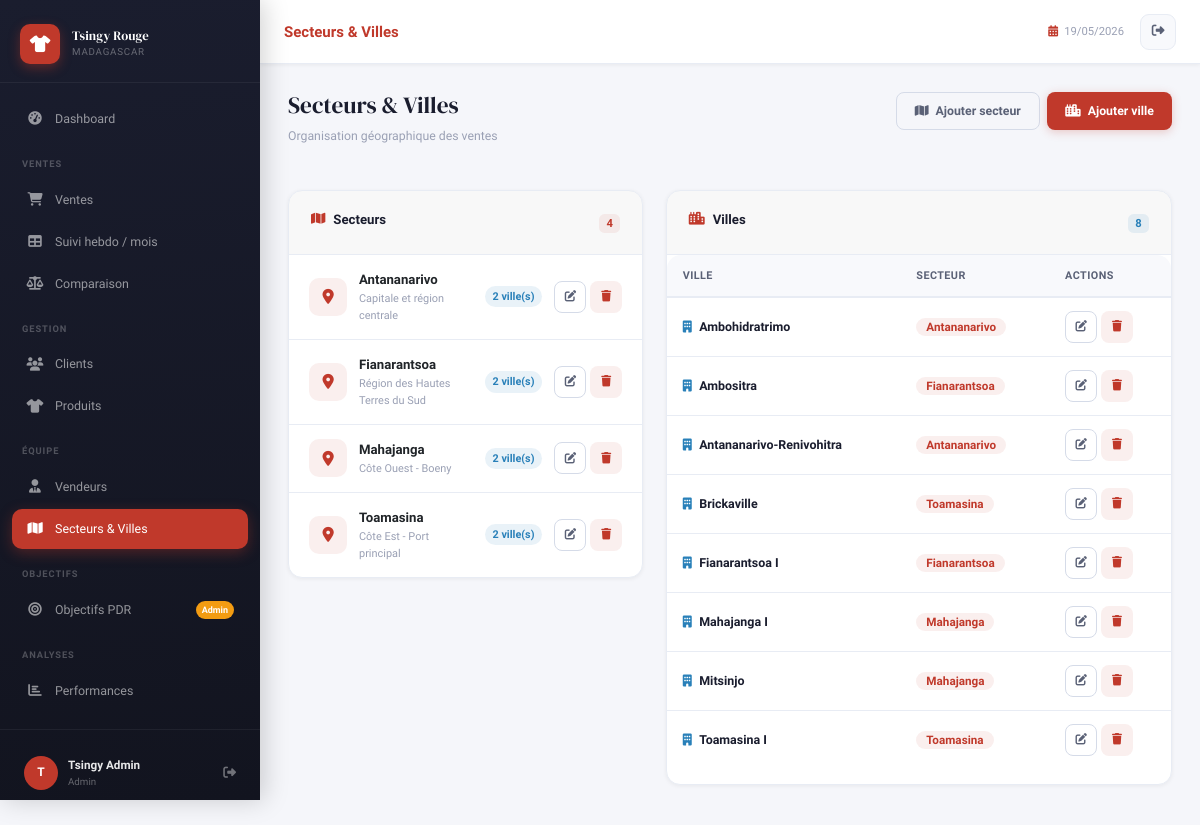
The app's page /index.php?page=secteurs (signed in), older data.
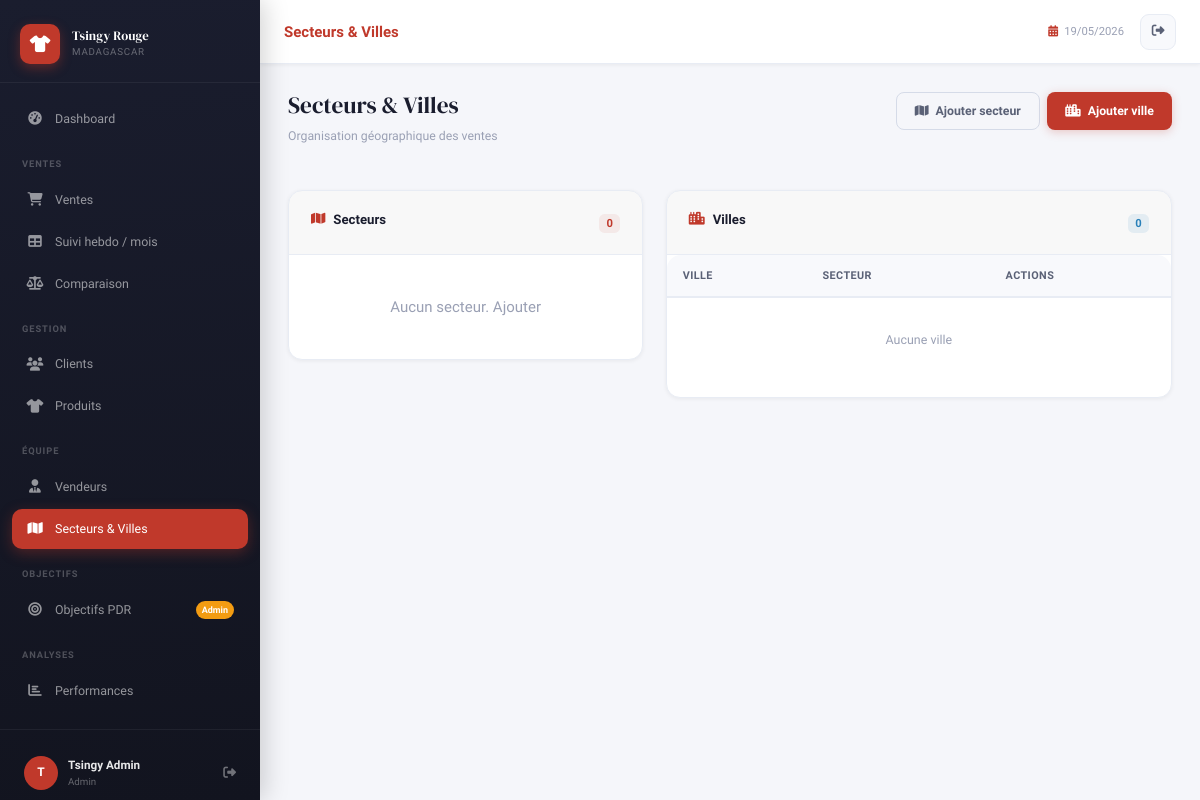
The same page, newer data.
### tables this page shows
CREATE TABLE IF NOT EXISTS `secteurs` (
  `id`          INT UNSIGNED AUTO_INCREMENT PRIMARY KEY,
  `nom`         VARCHAR(150) NOT NULL,
  `description` TEXT,
  `created_at`  TIMESTAMP DEFAULT CURRENT_TIMESTAMP
);

CREATE TABLE IF NOT EXISTS `villes` (
  `id`         INT UNSIGNED AUTO_INCREMENT PRIMARY KEY,
  `nom`        VARCHAR(150) NOT NULL,
  `secteur_id` INT UNSIGNED NOT NULL,
  `created_at` TIMESTAMP DEFAULT CURRENT_TIMESTAMP,
  CONSTRAINT `fk_villes_secteur` FOREIGN KEY (`secteur_id`) REFERENCES `secteurs`(`id`) ON DELETE RESTRICT ON UPDATE CASCADE
);

### helpers/functions.php (called while the page is built, shortened)
<?php
require_once __DIR__ . '/../config/database.php';
function e(string $val): string {
    return htmlspecialchars($val, ENT_QUOTES, 'UTF-8');
}
function current_user(): array {
    return [
        'id'    => $_SESSION['user_id']    ?? null,
        'nom'   => $_SESSION['user_nom']   ?? '',
        'role'  => $_SESSION['user_role']  ?? '',
        'email' => $_SESSION['user_email'] ?? '',
    ];
}

### config/database.php (called while the page is built, shortened)
<?php
function getDB(): PDO {
    static $pdo = null;
    if ($pdo === null) {
        $dsn = "mysql:host=".DB_HOST.";dbname=".DB_NAME.";charset=".DB_CHARSET;
        $options = [
            PDO::ATTR_ERRMODE            => PDO::ERRMODE_EXCEPTION,
            PDO::ATTR_DEFAULT_FETCH_MODE => PDO::FETCH_ASSOC,
            PDO::ATTR_EMULATE_PREPARES   => false,
        ];
        try {
            $pdo = new PDO($dsn, DB_USER, DB_PASS, $options);
        } catch (PDOException $e) {
            die('<div style="font-family:sans-serif;padding:40px;color:#c0392b;">
                <h2>⚠️ Connexion base de données impossible</h2>
                <p>Vérifiez <code>config/database.php</code> (DB_USER, DB_PASS, DB_NAME)</p>
                <small>'.htmlspecialchars($e->getMessage()).'</small>
            </div>');
        }
    }
    return $pdo;
}

### models/Models.php (called while the page is built, shortened)
<?php
class SecteurModel {
    private PDO $db;
    public function __construct() { $this->db = getDB(); }
    public function getAll(): array {
        return $this->db->query("SELECT s.*, COUNT(v.id) AS nb_villes FROM secteurs s LEFT JOIN villes v ON v.secteur_id=s.id GROUP BY s.id ORDER BY s.nom")->fetchAll();
    }
}
class VilleModel {
    private PDO $db;
    public function __construct() { $this->db = getDB(); }
    public function getAll(): array {
        return $this->db->query("SELECT v.*, s.nom AS secteur_nom FROM villes v JOIN secteurs s ON s.id=v.secteur_id ORDER BY v.nom")->fetchAll();
    }
}

### views/secteurs/index.php (the view, shortened to what this page needs)
<?php
$page_title = 'Secteurs & Villes';
$secteurModel = new SecteurModel();
$villeModel   = new VilleModel();
$secteurs = $secteurModel->getAll();
$villes   = $villeModel->getAll();
include __DIR__ . '/../layouts/header.php';
include __DIR__ . '/../layouts/sidebar.php';
?>
<div class="main-content">
<?php include __DIR__ . '/../layouts/topbar.php'; ?>
<div class="page-content">
  <div class="page-header">
    <div>
      <h1 class="page-title">Secteurs & Villes</h1>
      <p class="page-subtitle">Organisation géographique des ventes</p>
    </div>
    <div class="d-flex gap-2">
      <button class="btn btn-outline" data-bs-toggle="modal" data-bs-target="#modalSecteur">
        <i class="fas fa-map"></i> Ajouter secteur
      </button>
      <button class="btn btn-primary" data-bs-toggle="modal" data-bs-target="#modalVille">
        <i class="fas fa-city"></i> Ajouter ville
      </button>
    </div>
  </div>
  <div class="row g-4">
    <div class="col-xl-5 fade-up">
      <div class="card">
        <div class="card-header">
          <div class="card-title"><i class="fas fa-map"></i> Secteurs</div>
          <span class="badge" style="background:var(--primary-soft);color:var(--primary);font-weight:700;">
            <?= count($secteurs) ?>
          </span>
        </div>
        <div class="card-body" style="padding:0;">
          <?php if (empty($secteurs)): ?>
          <div style="text-align:center;padding:40px;color:var(--text-muted);">
            Aucun secteur. <a href="#" data-bs-toggle="modal" data-bs-target="#modalSecteur">Ajouter</a>
          </div>
          <?php else: ?>
          <div style="display:flex;flex-direction:column;gap:0;">
            <?php foreach ($secteurs as $i => $s): ?>
            <div style="padding:14px 20px;display:flex;align-items:center;gap:12px;
                        border-bottom:<?= $i < count($secteurs)-1 ? '1px solid var(--border)' : 'none' ?>;
                        transition:var(--transition);"
                 onmouseover="this.style.background='var(--surface-2)'"
                 onmouseout="this.style.background='transparent'">
              <div style="width:38px;height:38px;border-radius:10px;background:var(--primary-soft);
                          display:flex;align-items:center;justify-content:center;
                          color:var(--primary);flex-shrink:0;">
                <i class="fas fa-map-marker-alt"></i>
              </div>
              <div style="flex:1;min-width:0;">
                <div style="font-weight:700;font-size:.88rem;"><?= e($s['nom']) ?></div>
                <?php if ($s['description']): ?>
                <div style="font-size:.73rem;color:var(--text-muted);"><?= e($s['description']) ?></div>
                <?php endif; ?>
              </div>
              <span style="font-size:.72rem;background:var(--info-soft);color:var(--info);
                           padding:2px 8px;border-radius:20px;font-weight:700;white-space:nowrap;">
                <?= $s['nb_villes'] ?> ville(s)
              </span>
              <div class="d-flex gap-1">
                <button class="btn btn-outline btn-sm btn-icon"
                        onclick="editSecteur({id:<?= $s['id'] ?>,nom:'<?= addslashes($s['nom']) ?>',description:'<?= addslashes($s['description'] ?? '') ?>'})"
                        title="Modifier">
                  <i class="fas fa-edit"></i>
                </button>
                <form method="POST" style="display:inline;" onsubmit="return confirm('Supprimer ce secteur ?')">
                  <button type="submit" class="btn btn-sm btn-icon"
                          style="background:var(--primary-soft);color:var(--primary);border:none;">
                    <i class="fas fa-trash"></i>
                  </button>
                </form>
              </div>
            </div>
            <?php endforeach; ?>
          </div>
          <?php endif; ?>
        </div>
      </div>
    </div>
    <div class="col-xl-7 fade-up delay-1">
      <div class="card">
        <div class="card-header">
          <div class="card-title"><i class="fas fa-city"></i> Villes</div>
          <span class="badge" style="background:var(--info-soft);color:var(--info);font-weight:700;">
            <?= count($villes) ?>
          </span>
        </div>
        <div class="table-container">
          <table class="table">
            <thead>
              <tr>
                <th>Ville</th>
                <th>Secteur</th>
                <th>Actions</th>
              </tr>
            </thead>
            <tbody>
              <?php if (empty($villes)): ?>
              <tr><td colspan="3" style="text-align:center;color:var(--text-muted);padding:32px;">Aucune ville</td></tr>
              <?php else: ?>
              <?php foreach ($villes as $v): ?>
              <tr>
                <td>
                  <div class="d-flex align-items-center gap-2">
                    <i class="fas fa-building" style="color:var(--info);font-size:.8rem;"></i>
                    <strong><?= e($v['nom']) ?></strong>
                  </div>
                </td>
                <td>
                  <span style="font-size:.78rem;background:var(--primary-soft);color:var(--primary);
                               padding:2px 10px;border-radius:20px;font-weight:600;">
                    <?= e($v['secteur_nom']) ?>
                  </span>
                </td>
                <td>
                  <div class="d-flex gap-1">
                    <button class="btn btn-outline btn-sm btn-icon"
                            onclick="editVille({id:<?= $v['id'] ?>,nom:'<?= addslashes($v['nom']) ?>',secteur_id:<?= $v['secteur_id'] ?>})"
                            title="Modifier">
                      <i class="fas fa-edit"></i>
                    </button>
                    <form method="POST" style="display:inline;" onsubmit="return confirm('Supprimer cette ville ?')">
                      <button type="submit" class="btn btn-sm btn-icon"
                              style="background:var(--primary-soft);color:var(--primary);border:none;">
                        <i class="fas fa-trash"></i>
                      </button>
                    </form>
                  </div>
                </td>
              </tr>
              <?php endforeach; ?>
              <?php endif; ?>
            </tbody>
          </table>
        </div>
      </div>
    </div>
  </div>
</div>
</div>
<?php
include __DIR__ . '/../layouts/footer.php';
?>

### index.php (shortened to what this page needs)
<?php
require_once __DIR__ . '/config/database.php';
require_once __DIR__ . '/helpers/functions.php';
require_once __DIR__ . '/models/Models.php';
$page   = filter_input(INPUT_GET, 'page',   FILTER_SANITIZE_SPECIAL_CHARS) ?? 'dashboard';
switch ($page) {
    case 'secteurs':
    case 'villes':
        require_once __DIR__ . '/views/secteurs/index.php';
        break;
}

### views/layouts/header.php (shortened to what this page needs)
<!DOCTYPE html>
<html lang="fr">
<head>
  <link rel="stylesheet" href="https://cdn.jsdelivr.net/npm/bootstrap@5.3.3/dist/css/bootstrap.min.css">
  <link rel="stylesheet" href="https://cdnjs.cloudflare.com/ajax/libs/font-awesome/6.5.0/css/all.min.css">
  <link rel="stylesheet" href="<?= APP_URL ?>/assets/css/app.css">
</head>
<body>

### views/layouts/sidebar.php
<?php
$current_page = filter_input(INPUT_GET, 'page', FILTER_SANITIZE_SPECIAL_CHARS) ?? 'dashboard';
$user         = current_user();
$initiales    = strtoupper(substr($user['nom'], 0, 1));
$is_admin     = ($_SESSION['user_role'] ?? '') === 'admin';
$nav_items = [
    ['page' => 'dashboard',   'icon' => 'tachometer-alt', 'label' => 'Dashboard'],
    ['section' => 'Ventes'],
    ['page' => 'ventes',      'icon' => 'shopping-cart',  'label' => 'Ventes'],
    ['page' => 'suivi',       'icon' => 'table',          'label' => 'Suivi hebdo / mois'],
    ['page' => 'comparaison', 'icon' => 'balance-scale',  'label' => 'Comparaison'],
    ['section' => 'Gestion'],
    ['page' => 'clients',     'icon' => 'users',          'label' => 'Clients'],
    ['page' => 'produits',    'icon' => 'tshirt',         'label' => 'Produits'],
    ['section' => 'Équipe'],
    ['page' => 'vendeurs',    'icon' => 'user-tie',       'label' => 'Vendeurs'],
    ['page' => 'secteurs',    'icon' => 'map',            'label' => 'Secteurs & Villes'],
    ['section' => 'Objectifs'],
    ['page' => 'pdr',         'icon' => 'bullseye',       'label' => 'Objectifs PDR'],
    ['section' => 'Analyses'],
    ['page' => 'analyses',    'icon' => 'chart-bar',      'label' => 'Performances'],
];
?>
<aside class="sidebar" id="sidebar">
  <div class="sidebar-brand">
    <div class="sidebar-brand-icon">
      <i class="fas fa-tshirt"></i>
    </div>
    <div class="sidebar-brand-text">
      <div class="sidebar-brand-name">Tsingy Rouge</div>
      <div class="sidebar-brand-sub">Madagascar</div>
    </div>
  </div>
  <nav class="sidebar-nav">
    <?php foreach ($nav_items as $item): ?>
      <?php if (isset($item['section'])): ?>
        <div class="nav-section-label"><?= e($item['section']) ?></div>
      <?php elseif (($item['admin_only'] ?? false) && !$is_admin): ?>
      <?php else: ?>
        <div class="nav-item">
          <a href="<?= APP_URL ?>/index.php?page=<?= $item['page'] ?>"
             class="nav-link <?= $current_page === $item['page'] ? 'active' : '' ?>">
            <i class="fas fa-<?= $item['icon'] ?> nav-icon"></i>
            <?= e($item['label']) ?>
            <?php if (($item['page'] === 'pdr') && $is_admin): ?>
              <span class="nav-badge">Admin</span>
            <?php endif; ?>
          </a>
        </div>
      <?php endif; ?>
    <?php endforeach; ?>
  </nav>
  <div class="sidebar-footer">
    <div class="sidebar-user">
      <div class="sidebar-avatar"><?= $initiales ?></div>
      <div class="sidebar-user-info">
        <div class="sidebar-user-name"><?= e($user['nom']) ?></div>
        <div class="sidebar-user-role"><?= e($user['role']) ?></div>
      </div>
      <a href="<?= APP_URL ?>/index.php?page=logout"
         style="color:rgba(255,255,255,.4); font-size:.85rem;" title="Déconnexion">
        <i class="fas fa-sign-out-alt"></i>
      </a>
    </div>
  </div>
</aside>

### views/layouts/topbar.php (shortened to what this page needs)
<header class="topbar">
  <div class="topbar-title">
    <?= isset($page_title) ? '<span>' . e($page_title) . '</span>' : APP_NAME ?>
  </div>
  <div class="topbar-actions">
    <div style="font-size:.75rem; color:var(--text-muted); display:flex; align-items:center; gap:6px; padding:0 8px;">
      <i class="fas fa-calendar-alt" style="color:var(--primary);"></i>
      <?= date('d/m/Y') ?>
    </div>
    <a href="<?= APP_URL ?>/index.php?page=logout" class="topbar-btn" title="Déconnexion">
      <i class="fas fa-sign-out-alt"></i>
    </a>
  </div>
</header>

### views/layouts/footer.php (shortened to what this page needs)
</body>
</html>

Row changes from the older to the newer data that the page shows:
removed secteurs: nom "Antananarivo", description "Capitale et région centrale", nb_villes "2"
removed secteurs: nom "Fianarantsoa", description "Région des Hautes Terres du Sud", nb_villes "2"
removed secteurs: nom "Mahajanga", description "Côte Ouest - Boeny", nb_villes "2"
removed secteurs: nom "Toamasina", description "Côte Est - Port principal", nb_villes "2"
removed villes: nom "Ambohidratrimo", secteur.nom "Antananarivo"
removed villes: nom "Ambositra", secteur.nom "Fianarantsoa"
removed villes: nom "Antananarivo-Renivohitra", secteur.nom "Antananarivo"
removed villes: nom "Brickaville", secteur.nom "Toamasina"
removed villes: nom "Fianarantsoa I", secteur.nom "Fianarantsoa"
removed villes: nom "Mahajanga I", secteur.nom "Mahajanga"
removed villes: nom "Mitsinjo", secteur.nom "Mahajanga"
removed villes: nom "Toamasina I", secteur.nom "Toamasina"
Text that changed along with them:
count($secteurs): "4" → "0"
count($villes): "8" → "0"
text now shown: "Aucun secteur. Ajouter Aucune ville"
